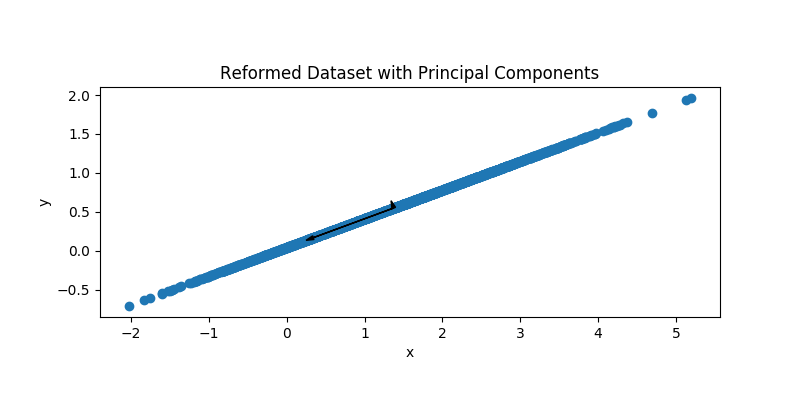

Source code (Python):
import numpy as np
import matplotlib.pyplot as plt
from problem_4a import make_data
from problem_4b import pca

def main():
	data = make_data()
	pcs, u, s, vh, Y = pca(data.copy())
	s_d = s.copy()
	s_d[-1] = 0
	Y_d = np.dot(np.dot(u, np.diag(s_d)), vh)
	data_d = Y_d * np.sqrt(Y.shape[1] + 1) + np.mean(data, axis=1).reshape(Y_d.shape[0], 1)
	pcs_d, u_d, s_dd, vh_d, Y_d = pca(data_d.copy())
	mean_d = np.mean(data, axis=1)
	plt.figure(figsize=(8, 4))
	plt.scatter(data_d[0], data_d[1])
	plt.gca().set_aspect("equal")
	plt.arrow(mean_d[0], mean_d[1], pcs_d[:, 0][0],  pcs_d[:, 0][1], head_width=0.05, head_length=0.1, fc='k', ec='k')
	plt.arrow(mean_d[0], mean_d[1], pcs_d[:, 1][0],  pcs_d[:, 1][1], head_width=0.05, head_length=0.1, fc='k', ec='k')
	plt.xlabel("x")
	plt.ylabel("y")
	plt.title("Reformed Dataset with Principal Components")
	plt.savefig("problem_4d.png")
	plt.show()

if __name__ == '__main__':
	main()